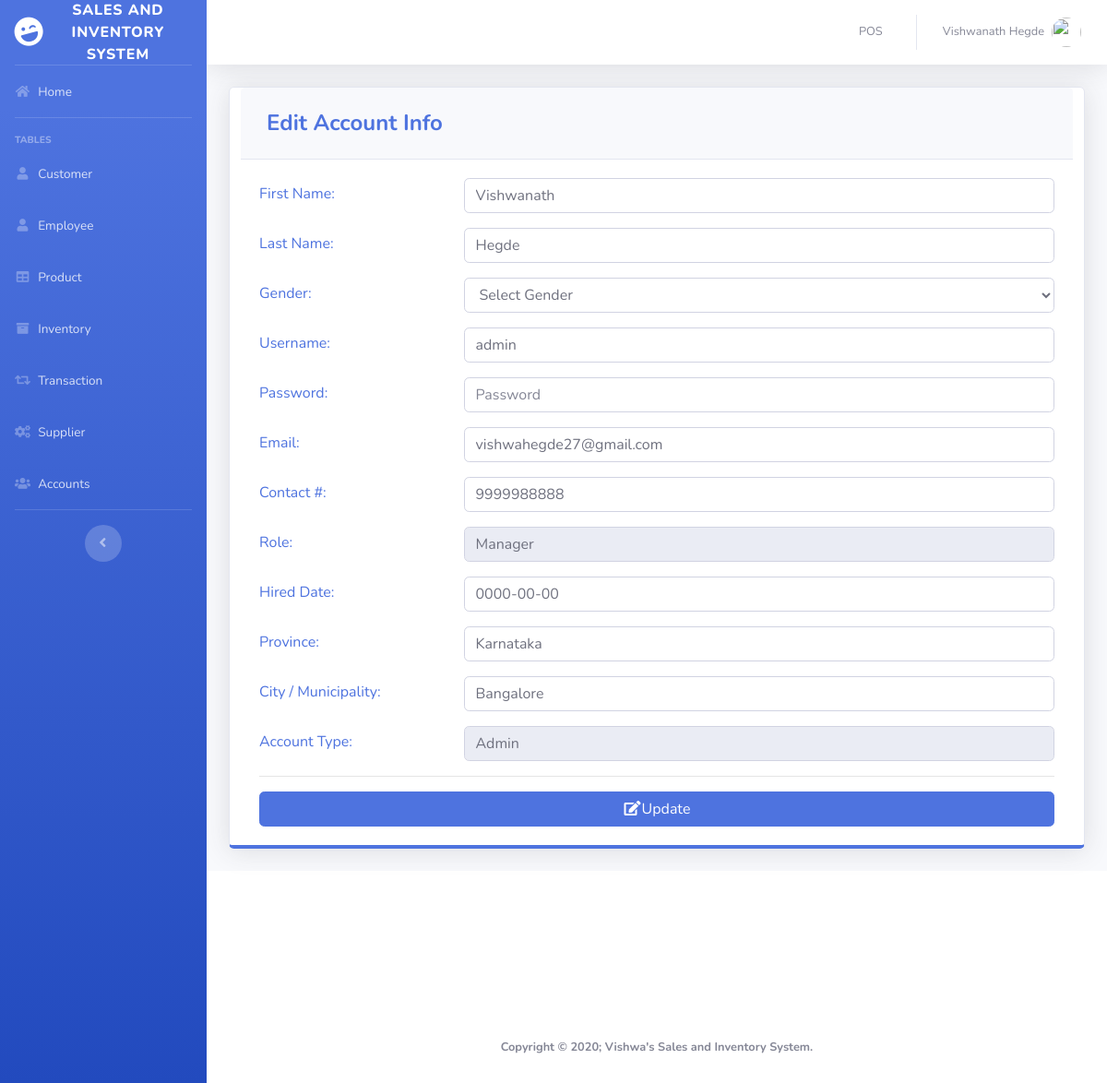
Page /pages/settings.php (signed in) on the committed database.
### tables this page shows
CREATE TABLE `users` (
  `ID` int(11) NOT NULL,
  `EMPLOYEE_ID` int(11) DEFAULT NULL,
  `USERNAME` varchar(50) DEFAULT NULL,
  `PASSWORD` varchar(50) DEFAULT NULL,
  `TYPE_ID` int(11) DEFAULT NULL
);

CREATE TABLE `employee` (
  `EMPLOYEE_ID` int(11) NOT NULL,
  `FIRST_NAME` varchar(50) DEFAULT NULL,
  `LAST_NAME` varchar(50) DEFAULT NULL,
  `GENDER` varchar(50) DEFAULT NULL,
  `EMAIL` varchar(100) DEFAULT NULL,
  `PHONE_NUMBER` varchar(11) DEFAULT NULL,
  `JOB_ID` int(11) DEFAULT NULL,
  `HIRED_DATE` varchar(50) NOT NULL,
  `LOCATION_ID` int(11) DEFAULT NULL
);

CREATE TABLE `job` (
  `JOB_ID` int(11) NOT NULL,
  `JOB_TITLE` varchar(50) DEFAULT NULL
);

CREATE TABLE `location` (
  `LOCATION_ID` int(11) NOT NULL,
  `PROVINCE` varchar(100) DEFAULT NULL,
  `CITY` varchar(100) DEFAULT NULL
);

CREATE TABLE `type` (
  `TYPE_ID` int(11) NOT NULL,
  `TYPE` varchar(50) DEFAULT NULL
);

### pages/settings.php (the view, shortened to what this page needs)
<?php
include'../includes/connection.php';
include'../includes/sidebar.php';
?>
<?php
        $query = "SELECT ID, e.FIRST_NAME, e.LAST_NAME, e.GENDER, USERNAME, PASSWORD, e.EMAIL, PHONE_NUMBER, j.JOB_TITLE, e.HIRED_DATE, t.TYPE, l.PROVINCE, l.CITY
                      FROM users u
                      join employee e on u.EMPLOYEE_ID = e.EMPLOYEE_ID
                      join job j on e.JOB_ID=j.JOB_ID
                      join location l on e.LOCATION_ID=l.LOCATION_ID
                      join type t on u.TYPE_ID=t.TYPE_ID
                      WHERE ID =".$_SESSION['MEMBER_ID'];
        $result = mysqli_query($db, $query) or die(mysqli_error($db));
          while($row = mysqli_fetch_array($result))
          {
                $a= $row['FIRST_NAME'];
                $b=$row['LAST_NAME'];
                $d=$row['USERNAME'];
                $f=$row['EMAIL'];
                $g=$row['PHONE_NUMBER'];
                $h=$row['JOB_TITLE'];
                $i=$row['HIRED_DATE'];
                $j=$row['PROVINCE'];
                $k=$row['CITY'];
                $l=$row['TYPE'];
          }
      ?>
        <div class="card shadow mb-4 col-xs-12 col-md-12 border-bottom-primary">
            <div class="card-header py-3">
              <h4 class="m-2 font-weight-bold text-primary">Edit Account Info</h4>
            </div>
            <div class="card-body">
            <form role="form" method="post" action="settings_edit.php">
              <div class="form-group row text-left text-primary">
                <div class="col-sm-3" style="padding-top: 5px;">
                 First Name:
                </div>
                <div class="col-sm-9">
                  <input class="form-control" placeholder="First Name" name="firstname" value="<?php echo $a; ?>" required>
                </div>
              </div>
              <div class="form-group row text-left text-primary">
                <div class="col-sm-3" style="padding-top: 5px;">
                 Last Name:
                </div>
                <div class="col-sm-9">
                  <input class="form-control" placeholder="Last Name" name="lastname" value="<?php echo $b; ?>" required>
                </div>
              </div>
              <div class="form-group row text-left text-primary">
                <div class="col-sm-3" style="padding-top: 5px;">
                 Gender:
                </div>
                <div class="col-sm-9">
                  <select class='form-control' name='gender' required>
                    <option value="" disabled selected hidden>Select Gender</option>
                  </select>
                </div>
              </div>
              <div class="form-group row text-left text-primary">
                <div class="col-sm-3" style="padding-top: 5px;">
                 Username:
                </div>
                <div class="col-sm-9">
                  <input class="form-control" placeholder="Username" name="username" value="<?php echo $d; ?>" required>
                </div>
              </div>
              <div class="form-group row text-left text-primary">
                <div class="col-sm-3" style="padding-top: 5px;">
                 Password:
                </div>
                <div class="col-sm-9">
                  <input type="password" class="form-control" placeholder="Password" name="password" value="" required>
                </div>
              </div>
              <div class="form-group row text-left text-primary">
                <div class="col-sm-3" style="padding-top: 5px;">
                 Email:
                </div>
                <div class="col-sm-9">
                  <input class="form-control" placeholder="Email" name="email" value="<?php echo $f; ?>" required>
                </div>
              </div>
              <div class="form-group row text-left text-primary">
                <div class="col-sm-3" style="padding-top: 5px;">
                 Contact #:
                </div>
                <div class="col-sm-9">
                   <input class="form-control" placeholder="Contact #" name="phone" value="<?php echo $g; ?>" required>
                </div>
              </div>
              <div class="form-group row text-left text-primary">
                <div class="col-sm-3" style="padding-top: 5px;">
                 Role:
                </div>
                <div class="col-sm-9">
                  <input class="form-control" placeholder="Role" name="role" value="<?php echo $h; ?>" readonly>
                </div>
              </div>
              <div class="form-group row text-left text-primary">
                <div class="col-sm-3" style="padding-top: 5px;">
                 Hired Date:
                </div>
                <div class="col-sm-9">
                  <input class="form-control" placeholder="Hired Date" name="hireddate" value="<?php echo $i; ?>" required>
                </div>
              </div>
              <div class="form-group row text-left text-primary">
                <div class="col-sm-3" style="padding-top: 5px;">
                 Province:
                </div>
                <div class="col-sm-9">
                  <input class="form-control" placeholder="Province" name="province" value="<?php echo $j; ?>" required>
                </div>
              </div>
              <div class="form-group row text-left text-primary">
                <div class="col-sm-3" style="padding-top: 5px;">
                 City / Municipality:
                </div>
                <div class="col-sm-9">
                  <input class="form-control" placeholder="City / Municipality" name="city" value="<?php echo $k; ?>" required>
                </div>
              </div>
              <div class="form-group row text-left text-primary">
                <div class="col-sm-3" style="padding-top: 5px;">
                  Account Type:
                </div>
                <div class="col-sm-9">
                  <input class="form-control" placeholder="Account Type" name="type" value="<?php echo $l; ?>" readonly>
                </div>
              </div>
              <hr>
                <button type="submit" class="btn btn-primary btn-block"><i class="fa fa-edit fa-fw"></i>Update</button>
              </form>
            </div>
          </div>
<?php
include'../includes/footer.php';
?>

### rows in the picture
users: firstname "Vishwanath", lastname "Hegde", username "admin", email "vishwahegde27@gmail.com", phone "9999988888", role "Manager", hireddate "0000-00-00", province "Karnataka", city "Bangalore", type "Admin"

### other values in the picture
$_SESSION['FIRST_NAME'] "Vishwanath"
$_SESSION['LAST_NAME'] "Hegde"
